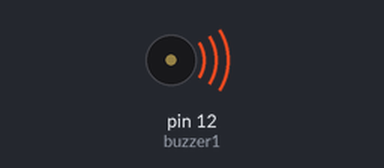
A sketch run on a simulated Arduino Uno, built with avr-gcc and run on an emulated ATmega328P. Shown: buzzer (waves = sounding, pin HIGH).

Above: at 0.1 s.
Timing chart, 0 to 1.6 s (numbered marks = the images above):
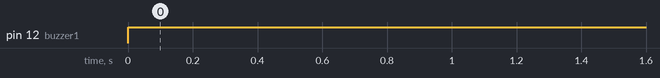

The sketch:

buzzer___ultrasonic.ino
```cpp
int buzzer1= 12;
int trig1  = 8;
int echo1  = 9;
float duration;
float distance;
float ultrasonic()
{
  digitalWrite(trig1,LOW);
  delayMicroseconds(2);
  digitalWrite(trig1,HIGH);
  delayMicroseconds(10);
  digitalWrite(trig1,LOW);
  duration=pulseIn(echo1,HIGH);
  distance=0.034*duration/2;
  Serial.print ("distance =");
Serial.println(distance);

}

void setup()
{
   pinMode(buzzer1   ,   OUTPUT);


   pinMode(echo1    ,    INPUT);
   pinMode(trig1    ,   OUTPUT);
}

void loop()
{


  if (distance < 20)
{
     digitalWrite (buzzer1 ,HIGH );
  //   delay (100);

  }
  else
  {
  digitalWrite ( buzzer1 , LOW );
   delay (1000);

}

}
```

Measured:
- by itself, pin 12 (buzzer1): LOW → HIGH at 0.00 s
